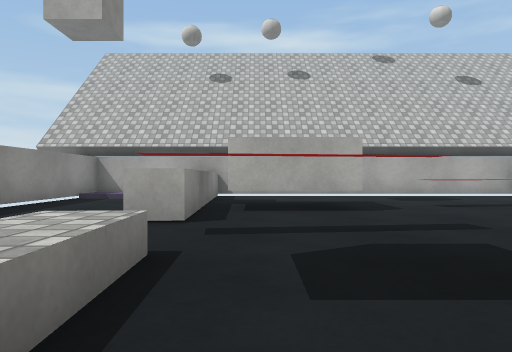
view 1 (above)

12 first-person views from a walk through a scene from a Unity 3-D project. The camera is 0.58 m above the floor, looks level and sees 70° across. The floor is counted in squares, 1 m on a side. Each view is taken from the middle of a square. On the plan, view 1 faces up. The plan holds only what a view shows up to about 10 squares ahead; the rest is blank. The place goes on beyond the plan. The player character is not drawn. Surface patterns are stand-ins for the level's own textures.

view 2
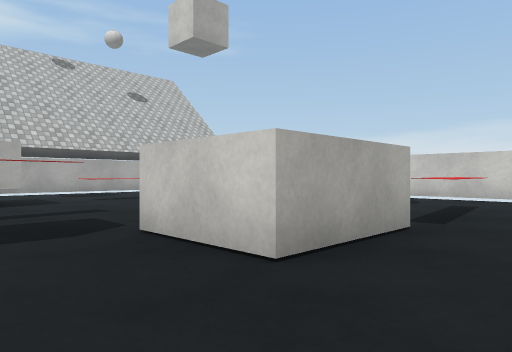

view 3
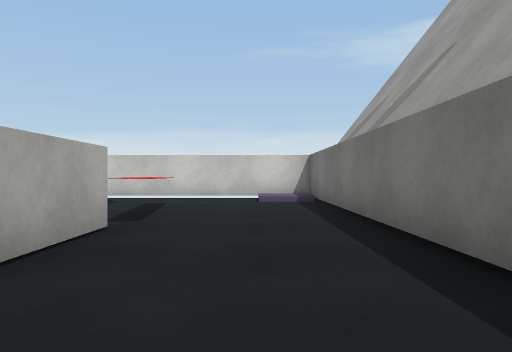

view 4
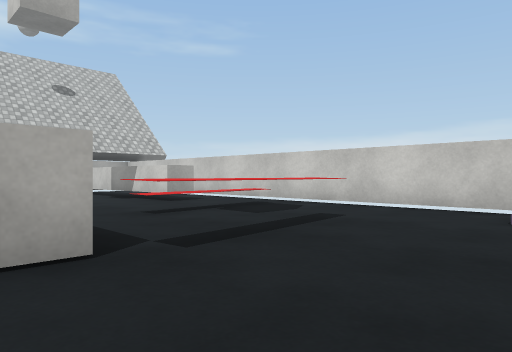

view 5
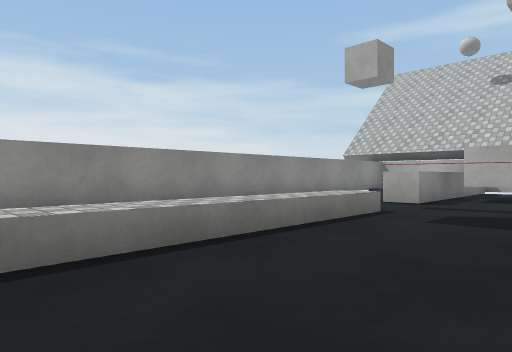

view 6
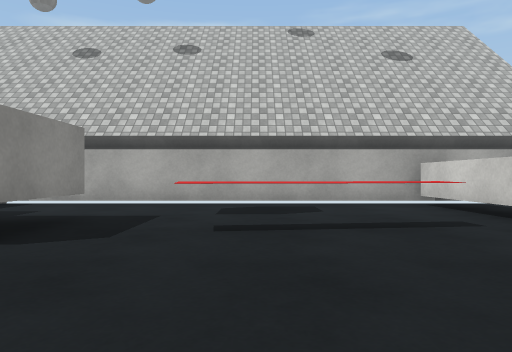

view 7
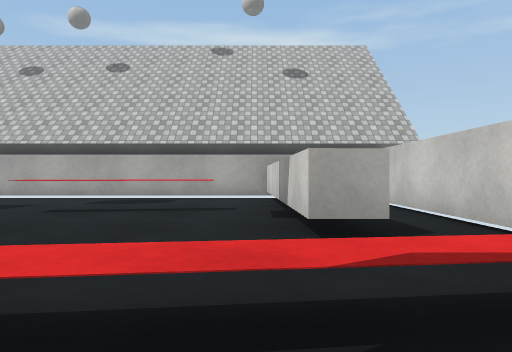

view 8
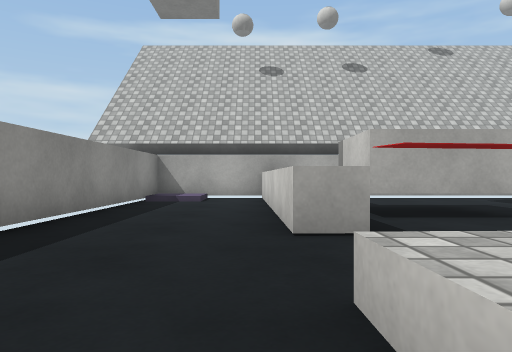

view 9
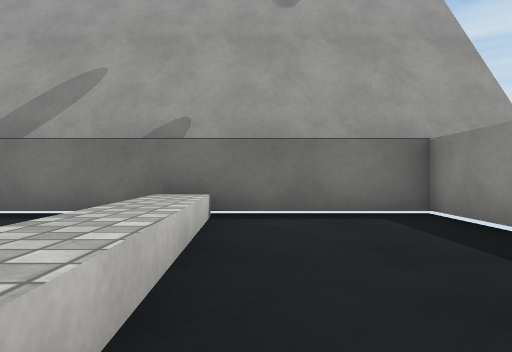

view 10
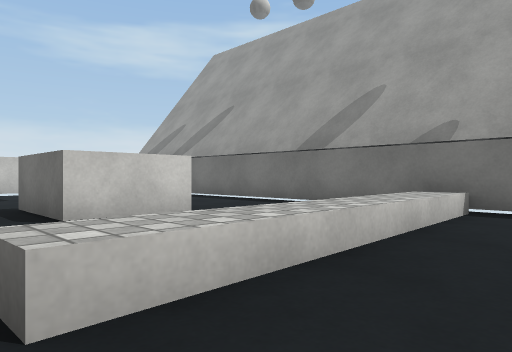

view 11
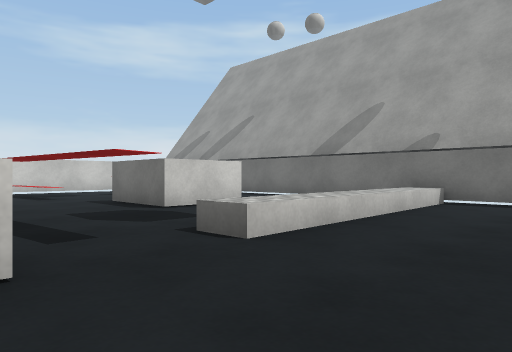

view 12
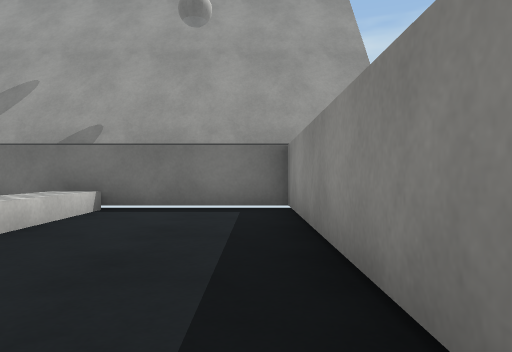

### Floor plan
Key: @ floor where view 1 was taken; # wall or solid block; . main floor; : floor 0.15 m higher than the main floor; / step, stairs or slope; = window, fence, low wall or low ledge; ^ raised ledge; B block.
Columns run from 5 left of view 1 to 10 right of it. Each row starts with its distance up from view 1.
 11 ##############
 10 #:.^^........#
  9 #..^^........#
  8 #..^^BB......# #
  7 #...^BB.^^^^.#.#
  6 #...^BB......#.#
  5 #...^........#.#
  4 #...#^^^.......#
  3 #............^=#
  2 #...^......^^^.#
  1 #...^..BBB.....#
  0 #...^@.BBB^^^..#
 -1 #...^..........#
 -2 #...^........//#
 -3 #...^......../:#
 -4 ################

Where each view was taken, in squares from view 1:
view 1: 0 up, 0 right, facing up
view 2: 2 down, 0 right, facing up-right
view 3: 2 down, 0 right, facing right
view 4: 3 down, 3 right, facing up-right
view 5: 3 down, 2 right, facing up-left
view 6: 3 up, 4 right, facing up
view 7: 1 up, 7 right, facing up
view 8: 1 up, 2 left, facing up
view 9: 2 up, 2 left, facing down
view 10: 3 up, 3 left, facing down-right
view 11: 5 up, 4 left, facing down-right
view 12: 3 up, 4 left, facing down
